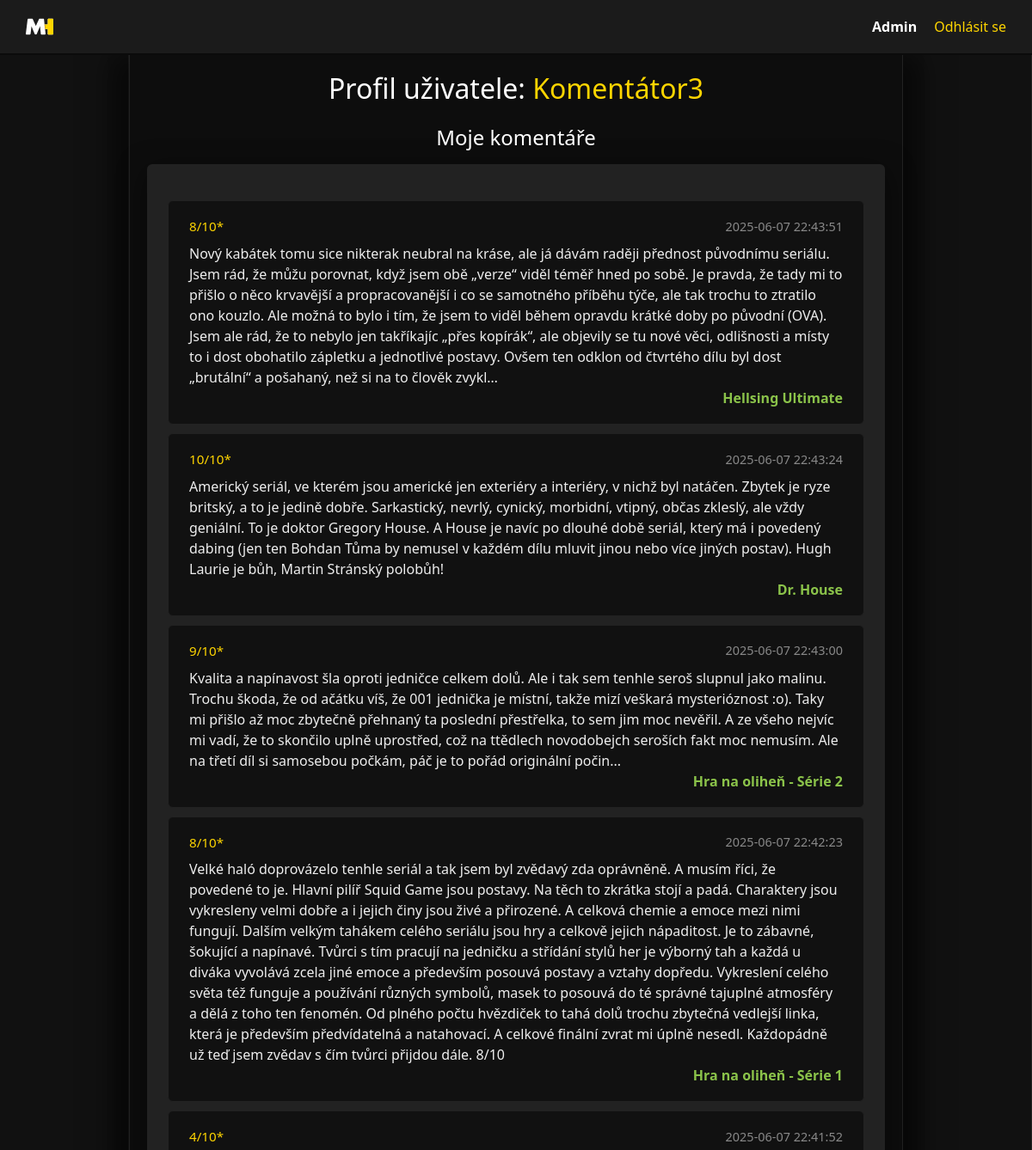
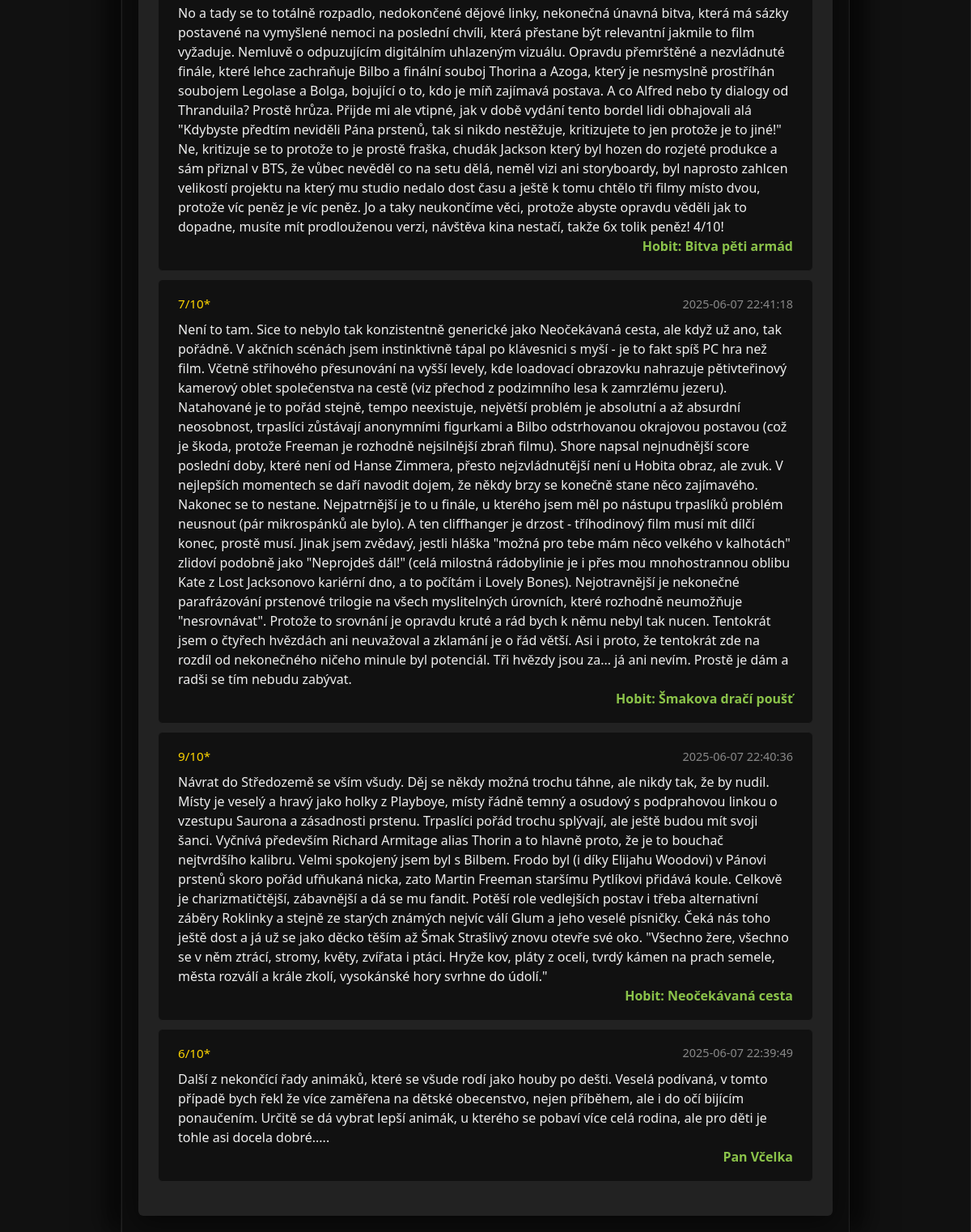
Page /my-rating/views/user/Profile.php?id=11 (signed in) on the committed database (2 pictures, top to bottom).
### tables this page shows
CREATE TABLE `comments` (
  `id` int(11) NOT NULL,
  `user_id` int(11) NOT NULL,
  `media_id` int(11) NOT NULL,
  `content` text NOT NULL,
  `rating` int(11) NOT NULL CHECK (`rating` >= 0 and `rating` <= 100),
  `created_at` datetime DEFAULT current_timestamp()
);

CREATE TABLE `media` (
  `id` int(11) NOT NULL,
  `title` varchar(255) NOT NULL,
  `description` text DEFAULT NULL,
  `image_url` varchar(255) DEFAULT NULL,
  `banner_url` varchar(255) DEFAULT NULL,
  `type` enum('film','series','anime') NOT NULL,
  `year` int(11) DEFAULT NULL,
  `created_by` int(11) DEFAULT NULL,
  `created_at` datetime DEFAULT current_timestamp(),
  `genre` varchar(100) DEFAULT NULL,
  `duration` int(11) DEFAULT NULL,
  `episode_count` int(11) DEFAULT NULL,
  `author` varchar(255) DEFAULT NULL,
  `related` text DEFAULT NULL
);

### my-rating/views/user/Profile.php (the view, shortened to what this page needs)
<?php
$db = (new Database())->getConnection();
$profileUserId = isset($_GET['id']) ? intval($_GET['id']) : $_SESSION['user']['id'];
$stmt = $db->prepare('SELECT c.*, m.title as media_title, m.id as media_id FROM comments c JOIN media m ON c.media_id = m.id WHERE c.user_id = ? ORDER BY c.created_at DESC');
$stmt->execute([$profileUserId]);
$comments = $stmt->fetchAll(PDO::FETCH_ASSOC);
?>
<!DOCTYPE html>
<html lang="cs">
<head>
    <link href="https://cdn.jsdelivr.net/npm/bootstrap@5.3.3/dist/css/bootstrap.min.css" rel="stylesheet">
    <link rel="stylesheet" href="/WA-2025-KV-semestral_project/my-rating/public/css/layout.css">
    <link rel="stylesheet" href="/WA-2025-KV-semestral_project/my-rating/public/css/comments.css">
</head>
<body>
    <?php
    include __DIR__ . '/../../public/navbar.php';
    ?>
    <div class="main-wrapper">
        <div class="sidebar"></div>
        <div class="content">
            <h2 class="mb-4 text-center">Profil uživatele: <span style="color:#fed500;"><?= htmlspecialchars($username) ?></span></h2>
            <h4 class="mb-3 text-center">Moje komentáře</h4>
            <div class="comments-section">
                <?php if (empty($comments)): ?>
                    <div class="text-center text-secondary" style="grid-column: 1 / -1;">
                        Zatím prázdno...
                    </div>
                <?php else: ?>
                    <?php foreach ($comments as $c): ?>
                        <div class="comment-card" style="position:relative;">
                            <div class="comment-meta" style="display:flex;justify-content:space-between;align-items:center;">
                                <span class="comment-rating" style="margin-left:0;"><?= htmlspecialchars($c['rating']) ?>/10*</span>
                                <span style="color:#888;font-size:0.95em;">
                                    <?= htmlspecialchars($c['created_at']) ?>
                                </span>
                            </div>
                            <div style="margin: 8px 0 0 0;">
                                <?= nl2br(htmlspecialchars($c['content'])) ?>
                            </div>
                            <a href="/WA-2025-KV-semestral_project/my-rating/controllers/MediaController.php?action=detail&id=<?= urlencode($c['media_id']) ?>" class="comment-card-title">
                                <?= htmlspecialchars($c['media_title']) ?>
                            </a>
                        </div>
                    <?php endforeach; ?>
                <?php endif; ?>
            </div>
        </div>
        <div class="sidebar"></div>
    </div>
</body>
</html>

### my-rating/public/navbar.php (shortened to what this page needs)
<?php
function renderUserLinks($isBurger = false) {
    $user = $_SESSION['user'] ?? null;
    if ($user) {
        $username = htmlspecialchars($user['username']);
        $profileClass = $isBurger ? 'burger-username' : 'user';
        echo "<a class=\"$profileClass\" href=\"/WA-2025-KV-semestral_project/my-rating/views/user/Profile.php\"><strong>$username</strong></a>\n";
    } else {
        echo '<a class="login-btn" href="/WA-2025-KV-semestral_project/my-rating/views/auth/Login.php">Přihlášení</a>';
        echo '<a class="register-btn" href="/WA-2025-KV-semestral_project/my-rating/views/auth/Register.php">Registrace</a>';
    }
}
?>
<div class="header">
    <a class="logo" href="/WA-2025-KV-semestral_project/my-rating/controllers/MediaController.php">
        <img src="/WA-2025-KV-semestral_project/my-rating/public/images/icon.svg" alt="Moje-Hodnoceni"
            style="width:32px;height:32px;vertical-align:middle;">
    </a>
    <div class="user">
        <?php renderUserLinks(false); ?>
        <?php if (isset($_SESSION['user'])) {
            echo '<a class="logout-btn" href="/WA-2025-KV-semestral_project/my-rating/controllers/UserController.php?action=logout">Odhlásit se</a>';
        } ?>
    </div>
</div>

### my-rating/public/css/layout.css (style rules this page uses)
body { margin: 0; background-color: #111; color: #fff; font-family: "Segoe UI", sans-serif; }
.main-wrapper { display: flex; min-height: 100vh; }
.sidebar { width: 150px; background-color: #111; border-right: 1px solid #222; min-height: 100vh; }
.content { flex: 1; padding: 20px; background-color: #0d0d0d; box-shadow: -20px 0 30px rgba(0, 0, 0, 0.5), 20px 0 30px rgba(0, 0, 0, 0.5); position: relative; z-index: 0; border-left: 1px solid #222; border-right: 1px solid #222; }
.header { display: grid; grid-template-columns: 2fr 6fr 2fr; align-items: center; background-color: #1b1b1b; color: #fff; padding: 15px 30px; border-bottom: 2px solid #0b0b0b; position: relative; z-index: 2; }
.header .logo { display: flex; align-items: center; height: 100%; }
.header .user { display: flex; flex-direction: column; align-items: flex-end; justify-content: center; gap: 10px; text-decoration: none; color: #fff; }
.logout-btn { color: #fed500; text-decoration: none; font-weight: 500; display: inline-block; white-space: nowrap; }
@media (min-width: 901px) { .header .menu, .header .user { display: flex !important; } }
@media (min-width: 901px) { .header .user { flex-direction: row; align-items: center; justify-content: flex-end; gap: 20px; } }

### my-rating/public/css/comments.css (style rules this page uses)
.comments-section { margin-top: 10px; background: #222; border-radius: 6px; padding: 32px 24px; box-shadow: 0 8px 32px rgba(0,0,0,0.5); }
.comment-card { background: #111; border-radius: 6px; border:1px solid #222; padding: 18px 24px; margin: 10px 0; color: #eee; position: relative; }
.comment-card .comment-meta { font-size: 0.95em; color: #8bc34a; margin-bottom: 6px; }
.comment-card .comment-rating { color: #fed500; margin-left: 10px; font-size: 1em; }
.comment-card-title { color: #8bc34a; text-decoration: none; text-align: right; font-weight: bold; position: static; display: block; }

### rows in the picture
comments: rating "8", created_at "2025-06-07 22:43:51", content "Nový kabátek tomu sice nikterak neubral na kráse, ale já dávám raději přednost původnímu seriálu. Jsem rád, že můžu porovnat, když jsem obě „verze“ viděl téměř hned po sobě. Je pravda, že tady mi to přišlo o něco krvavější a propracovanější i co se samotného příběhu týče, ale tak trochu to ztratilo ono kouzlo. Ale možná to bylo i tím, že jsem to viděl během opravdu krátké doby po původní (OVA). Jsem ale rád, že to nebylo jen takříkajíc „přes kopírák“, ale objevily se tu nové věci, odlišnosti a místy to i dost obohatilo zápletku a jednotlivé postavy. Ovšem ten odklon od čtvrtého dílu byl dost „brutální“ a pošahaný, než si na to člověk zvykl…", media.title "Hellsing Ultimate"
comments: rating "10", created_at "2025-06-07 22:43:24", content "Americký seriál, ve kterém jsou americké jen exteriéry a interiéry, v nichž byl natáčen. Zbytek je ryze britský, a to je jedině dobře. Sarkastický, nevrlý, cynický, morbidní, vtipný, občas zkleslý, ale vždy geniální. To je doktor Gregory House. A House je navíc po dlouhé době seriál, který má i povedený dabing (jen ten Bohdan Tůma by nemusel v každém dílu mluvit jinou nebo více jiných postav). Hugh Laurie je bůh, Martin Stránský polobůh!", media.title "Dr. House"
comments: rating "9", created_at "2025-06-07 22:43:00", content "Kvalita a napínavost šla oproti jedničce celkem dolů. Ale i tak sem tenhle seroš slupnul jako malinu. Trochu škoda, že od ačátku víš, že 001 jednička je místní, takže mizí veškará mysterióznost :o). Taky mi přišlo až moc zbytečně přehnaný ta poslední přestřelka, to sem jim moc nevěřil. A ze všeho nejvíc mi vadí, že to skončilo uplně uprostřed, což na ttědlech novodobejch seroších fakt moc nemusím. Ale na třetí díl si samosebou počkám, páč je to pořád originální počin...", media.title "Hra na oliheň - Série 2"
comments: rating "8", created_at "2025-06-07 22:42:23", content "Velké haló doprovázelo tenhle seriál a tak jsem byl zvědavý zda oprávněně. A musím říci, že povedené to je. Hlavní pilíř Squid Game jsou postavy. Na těch to zkrátka stojí a padá. Charaktery jsou vykresleny velmi dobře a i jejich činy jsou živé a přirozené. A celková chemie a emoce mezi nimi fungují. Dalším velkým tahákem celého seriálu jsou hry a celkově jejich nápaditost. Je to zábavné, šokující a napínavé. Tvůrci s tím pracují na jedničku a střídání stylů her je výborný tah a každá u diváka vyvolává zcela jiné emoce a především posouvá postavy a vztahy dopředu. Vykreslení celého světa též funguje a používání různých symbolů, masek to posouvá do té správné tajuplné atmosféry a dělá z toho…", media.title "Hra na oliheň - Série 1"
comments: rating "4", created_at "2025-06-07 22:41:52", content "No a tady se to totálně rozpadlo, nedokončené dějové linky, nekonečná únavná bitva, která má sázky postavené na vymyšlené nemoci na poslední chvíli, která přestane být relevantní jakmile to film vyžaduje. Nemluvě o odpuzujícím digitálním uhlazeným vizuálu. Opravdu přemrštěné a nezvládnuté finále, které lehce zachraňuje Bilbo a finální souboj Thorina a Azoga, který je nesmyslně prostříhán soubojem Legolase a Bolga, bojující o to, kdo je míň zajímavá postava. A co Alfred nebo ty dialogy od Thranduila? Prostě hrůza. Přijde mi ale vtipné, jak v době vydání tento bordel lidi obhajovali alá \"Kdybyste předtím neviděli Pána prstenů, tak si nikdo nestěžuje, kritizujete to jen protože je to jiné!\"…", media.title "Hobit: Bitva pěti armád"
comments: rating "7", created_at "2025-06-07 22:41:18", content "Není to tam. Sice to nebylo tak konzistentně generické jako Neočekávaná cesta, ale když už ano, tak pořádně. V akčních scénách jsem instinktivně tápal po klávesnici s myší - je to fakt spíš PC hra než film. Včetně střihového přesunování na vyšší levely, kde loadovací obrazovku nahrazuje pětivteřinový kamerový oblet společenstva na cestě (viz přechod z podzimního lesa k zamrzlému jezeru). Natahované je to pořád stejně, tempo neexistuje, největší problém je absolutní a až absurdní neosobnost, trpaslíci zůstávají anonymními figurkami a Bilbo odstrhovanou okrajovou postavou (což je škoda, protože Freeman je rozhodně nejsilnější zbraň filmu). Shore napsal nejnudnější score poslední doby, které…", media.title "Hobit: Šmakova dračí poušť"
comments: rating "9", created_at "2025-06-07 22:40:36", content "Návrat do Středozemě se vším všudy. Děj se někdy možná trochu táhne, ale nikdy tak, že by nudil. Místy je veselý a hravý jako holky z Playboye, místy řádně temný a osudový s podprahovou linkou o vzestupu Saurona a zásadnosti prstenu. Trpaslíci pořád trochu splývají, ale ještě budou mít svoji šanci. Vyčnívá především Richard Armitage alias Thorin a to hlavně proto, že je to bouchač nejtvrdšího kalibru. Velmi spokojený jsem byl s Bilbem. Frodo byl (i díky Elijahu Woodovi) v Pánovi prstenů skoro pořád ufňukaná nicka, zato Martin Freeman staršímu Pytlíkovi přidává koule. Celkově je charizmatičtější, zábavnější a dá se mu fandit. Potěší role vedlejších postav i třeba alternativní záběry Roklinky…", media.title "Hobit: Neočekávaná cesta"
comments: rating "6", created_at "2025-06-07 22:39:49", content "Další z nekončící řady animáků, které se všude rodí jako houby po dešti. Veselá podívaná, v tomto případě bych řekl že více zaměřena na dětské obecenstvo, nejen příběhem, ale i do očí bijícím ponaučením. Určitě se dá vybrat lepší animák, u kterého se pobaví více celá rodina, ale pro děti je tohle asi docela dobré.....", media.title "Pan Včelka"

### other values in the picture
$username "Admin"
$username "Komentátor3"
